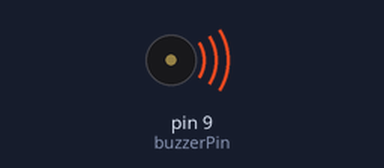
This sketch was run on a simulated Arduino Uno, built with avr-gcc and run on an emulated ATmega328P. Shown: buzzer (waves = sounding).

Above: at 0.05 s.
Timing chart, 0 to 3.0 s (numbered marks = the images above):
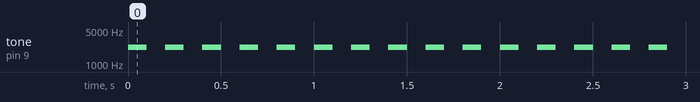

The sketch:

sketch_nov03b.ino
```cpp
int buzzerPin=9;

void setup() {
 pinMode(buzzerPin, OUTPUT);
 }

void loop() {
  alarmClockBeep(buzzerPin);
  }

void alarmClockBeep(int pin) {
  tone(pin, 2200, 100);
  delay(200);

  }
```

Measured:
- by itself, tone on pin 9 (buzzerPin): alternates 2200 Hz for 0.10 s and silent for 0.10 s
